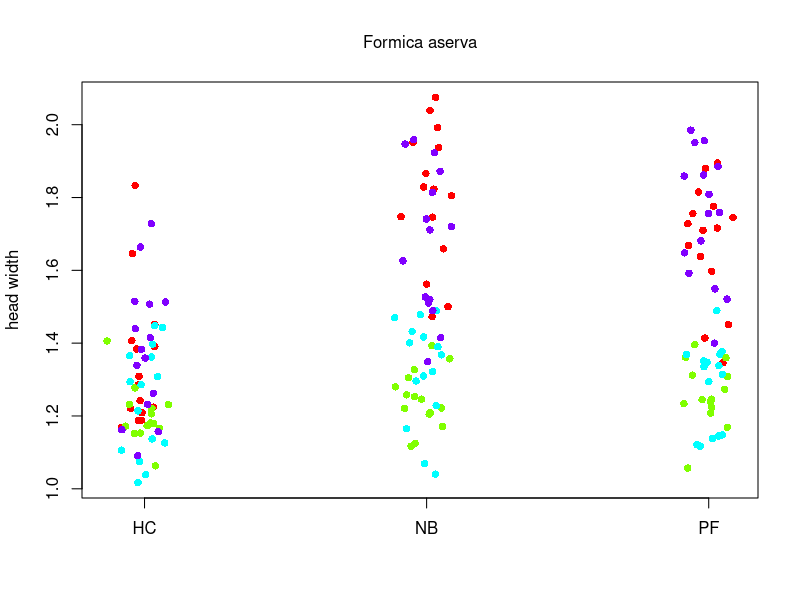
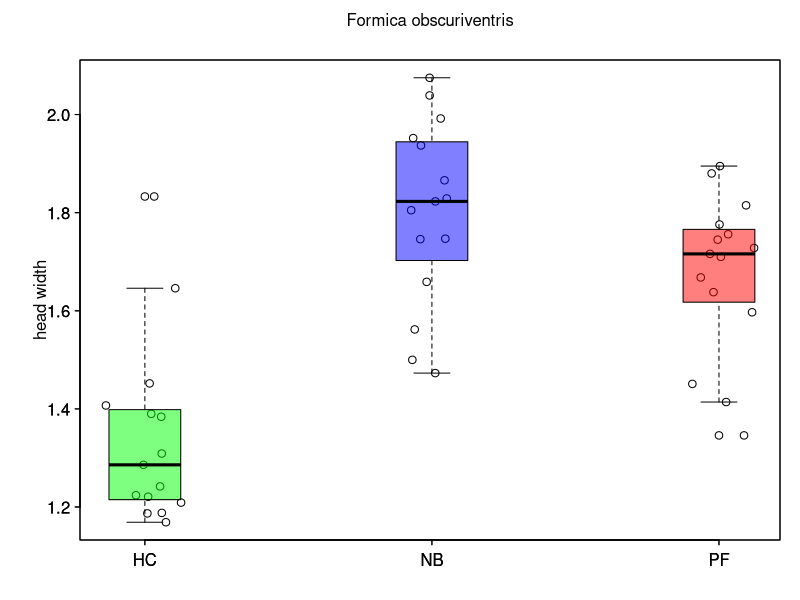
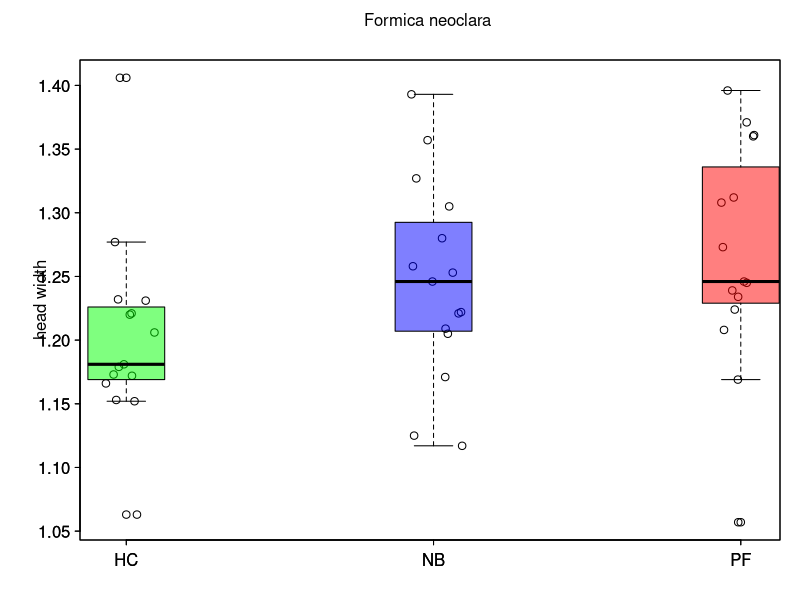
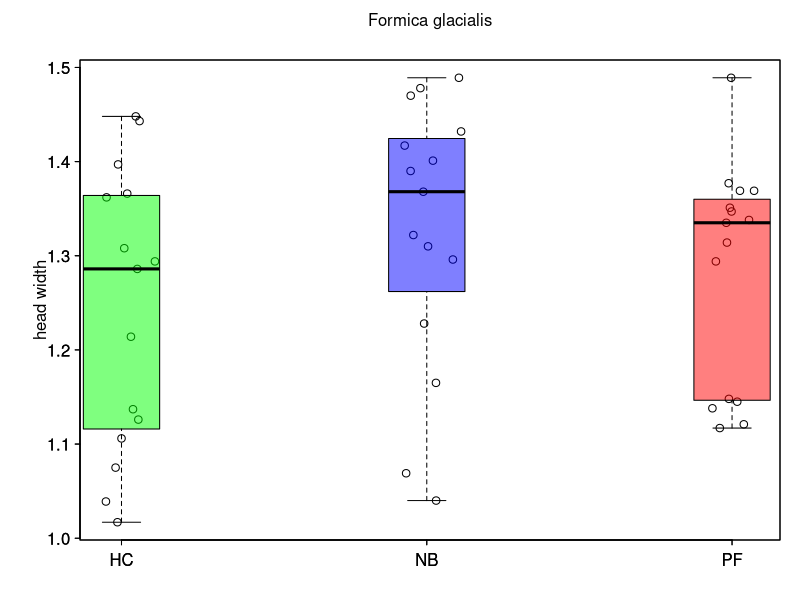
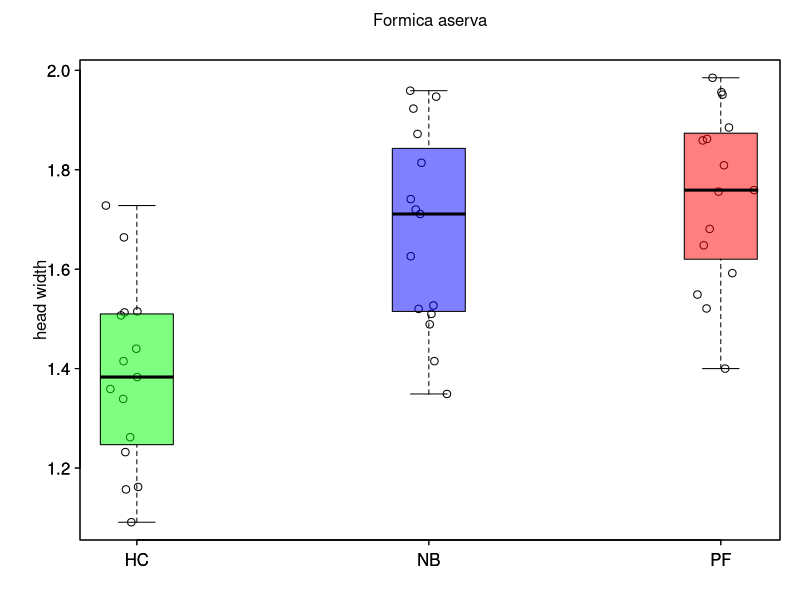

These charts were generated, in order, by the following R code:
setwd('C:\\Users\\Nicole\\Desktop\\Evolution\\Tasks\\Project')
Data1<-read.csv("AntData.csv")
#Data1
#Data2<-read.csv("AntData2.csv")
#Data2
#hypothesis
#Will a larger head width have an impact of what task the ants are assigned in different species
##My hypothesis is that there is a stronger size-task association between honeydew collectors and protein foragers or nest builders in different species of Formica ants.

VARtable <- data.frame(species=rep(NA, length=length(unique(Data1$Species))), HC=rep(NA, length=length(unique(Data1$Species))), NB=rep(NA, length=length(unique(Data1$Species))), PF=rep(NA, length=length(unique(Data1$Species))))
counter <- 1

for (i in unique(Data1$Species)){
  Species <- Data1[which(Data1$Species == i),]
  VARtable[counter,1] <- i
  
  X <- Species$Task
  repHC <- which(X == "HC")
  repNB <- which(X == "NB")
  repPF <- which(X == "PF")
  Z <- rep(1, length(X))
  Z[repHC] <- rnorm(length(repHC), 2, 0.05)
  Z[repNB] <- rnorm(length(repNB), 3, 0.05)
  Z[repPF] <- rnorm(length(repPF), 4, 0.05)

  VARtable[counter,2:4] <- c(var(Species$Head.Width[repHC]), var(Species$Head.Width[repNB]), var(Species$Head.Width[repPF]))
  counter <- counter+1
  pdf(paste(i, ".pdf", sep=""))
  par(las=1, mar=c(3,4,3,1), mgp=c(1.5, 0.5, 0), tck=-0.01)
  plot(Z, Species$Head.Width, xlab="", ylab="head width", xaxt="n")
  axis(1, at=c(2,3,4), labels=c("HC", "NB", "PF"))
  mtext(i, side=3, line=1.5)
  boxplot(Species$Head.Width~X, add=T, at=c(2,3,4), boxwex=0.25, col=c(rgb(0,1,0,0.5), rgb(0,0,1,0.5), rgb(1,0,0,0.5)))
  
    dev.off()
}

X <- aov(Head.Width ~ Species + Task, data=Data1)
#interaction <- aov(Head.Width ~ Species * Task, data=Data1)

summary(X)
#summary(interaction)

#install.packages("AICcmodavg")
#library(AICcmodavg)
#model.set<-list(X, interaction)
#model.names<-c("X", "interaction")
#aictab(model.set, modnames=model.names)

#interaction of species and task has the best fit line so we will use that test to continue. 
#summary(interaction)

#TukeyHSD(interaction)
TukeyHSD(X)


#### Everything plot
X <- Data1$Task
repHC <- which(X == "HC")
repNB <- which(X == "NB")
repPF <- which(X == "PF")
Z <- rep(1, length(X))
Z[repHC] <- rnorm(length(repHC), 2, 0.05)
Z[repNB] <- rnorm(length(repNB), 3, 0.05)
Z[repPF] <- rnorm(length(repPF), 4, 0.05)

Colors <- rainbow(length(unique(Data1$Species)))
names(Colors) <- unique(Data1$Species)
plot(Z, Data1$Head.Width, pch=16, col=Colors[Data1$Species], xlab="", ylab="head width", xaxt="n")
axis(1, at=c(2,3,4), labels=c("HC", "NB", "PF"))
mtext(i, side=3, line=1.5)

VARtable

SpTaskCode <- sapply(1:nrow(Data1), function(x) paste(Data1[x,"Species"], Data1[x,"Task"], sep="."))

SpVars <- tapply(Data1[,"Head.Width"], Data1[,"Species"], var, na.rm=T)
SpTaskMeans <- tapply(Data1[,"Head.Width"], SpTaskCode, mean, na.rm=T)


